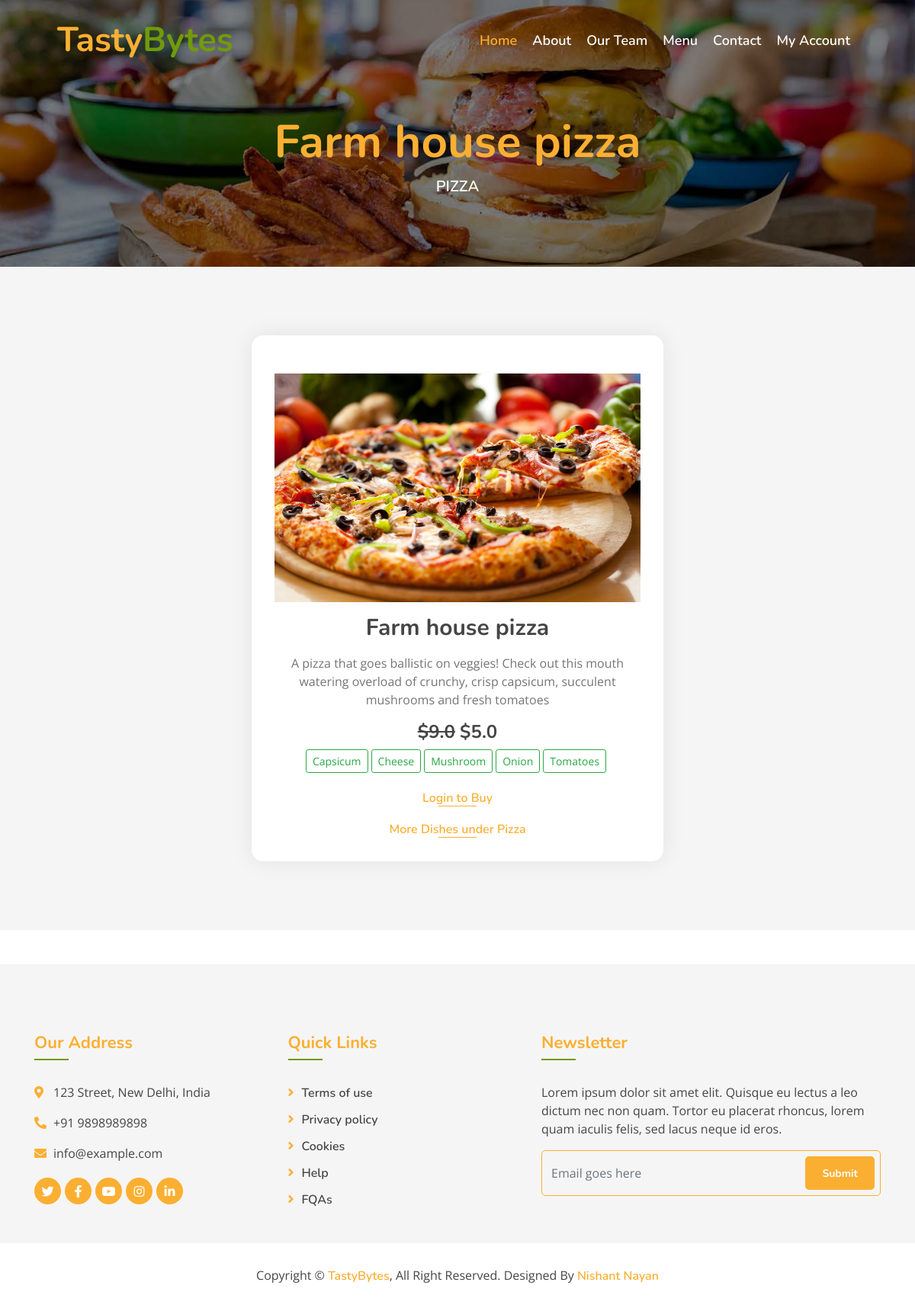
The page /dish/1/ on the database as committed earlier.
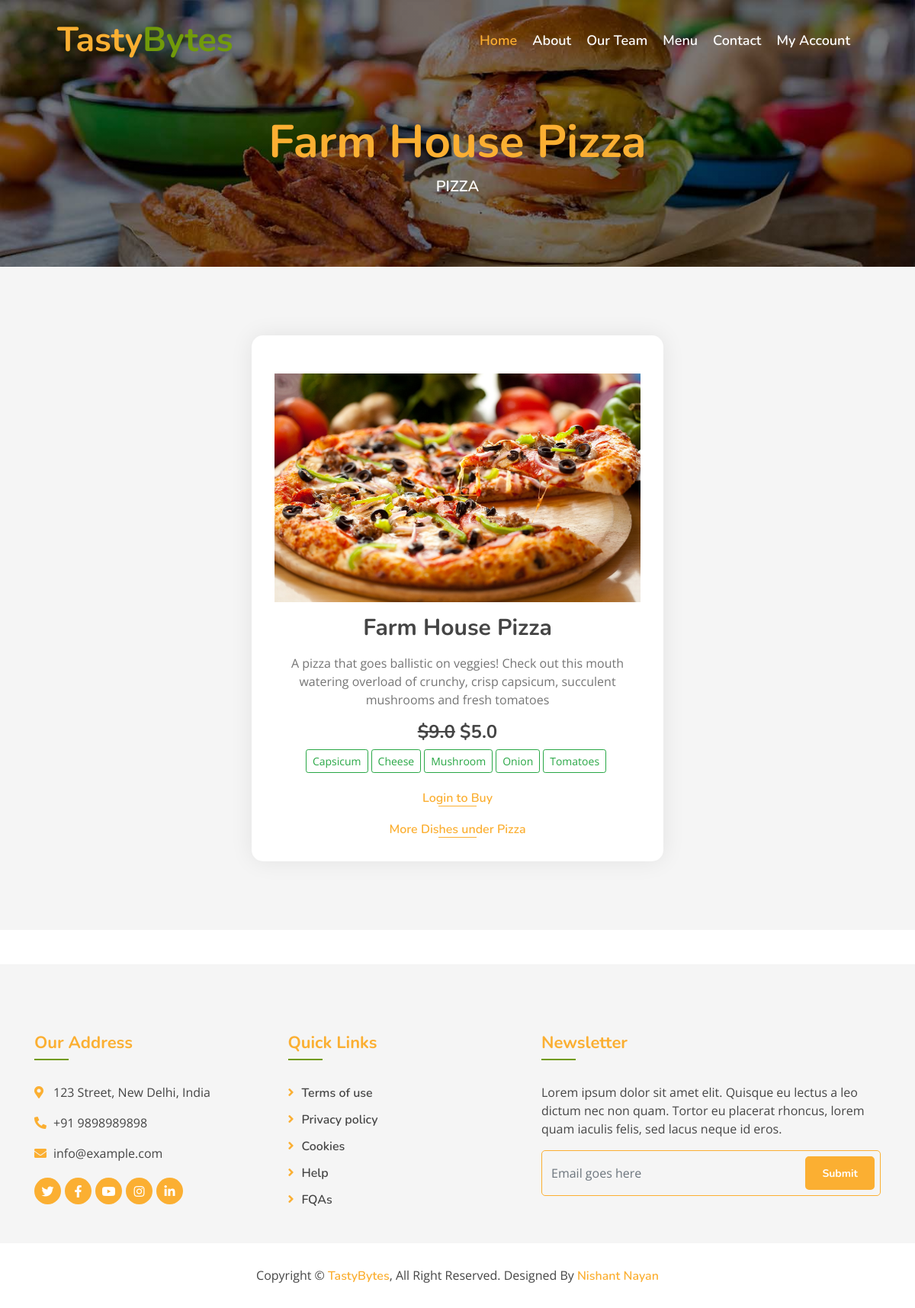
The same page on the database as committed later.
### products/models.py (models this page shows, shortened)
class Dish(models.Model):
    name = models.CharField(max_length=200, unique=True)
    image = models.ImageField(upload_to='dishes/%Y/%m/%d')
    ingredients = models.TextField()
    details = models.TextField(blank=True)
    category = models.ForeignKey(Category, on_delete=models.CASCADE)
    price = models.FloatField()
    discounted_price = models.FloatField(blank=True)
    is_available = models.BooleanField(default=True)
    added_on = models.DateTimeField(auto_now_add=True)
    updated_on = models.DateTimeField(auto_now=True)
    class Meta:
        verbose_name_plural ="Dish Table"

class Category(models.Model):
    name = models.CharField(max_length=100, unique=True)
    image = models.ImageField(upload_to="categories/%Y/%m/%d")
    icon = models.CharField(max_length=50, blank=True)
    description = models.TextField()
    added_on = models.DateTimeField(auto_now_add=True)
    updated_on = models.DateTimeField(auto_now=True)

### products/views.py (the view, shortened to what this page needs)
# urls.py: path('dish/<int:id>/', views.single_dish, name='dish'),
def single_dish(request, id):
    context={}
    dish = get_object_or_404(Dish, id=id)
    context.update({'dish':dish})
    return render(request,'dish.html', context)

### template/dish.html (shortened to what this page needs)
{% extends "base.html" %}
{% block content %}
<div class="page-header mb-0">
    <div class="container">
        <div class="row">
            <div class="col-12">
                <h2>{{dish.name}}</h2>
            </div>
            <div class="col-12">
                <a href="/dishes/?q={{dish.category.id}}">{{dish.category.name}}</a>
            </div>
        </div>
    </div>
</div>
<div class="food mt-0">
    <div class="container">
        <div class="row align-items-center">
            <div class="col-md-6 mx-auto">
                <div class="food-item">
                    <a href="/media/{{dish.image}}" target="_blank"><img src="/media/{{dish.image}}" style="height: 300px;width: 100%;"></a>
                    <h2 class="my-3">{{dish.name}}</h2>
                    <p>
                        {{dish.details}}
                    </p>
                    <h4 class="menu-text" style="font-weight: normal;">
                        {% if dish.price != dish.discounted_price %}
                            <strong><del>&dollar;{{dish.price}}</del></strong>
                        {% endif %}
                            <strong>&dollar;{{dish.discounted_price}}</strong>
                    </h4>
                    <p>
                    </p>
                    {% if dish.is_available %}
                        {% if user.is_superuser or user.is_staff %}
                        {% elif user.is_active %}
                            {{form.render}}
                        {% else %}
                            <p><a href="{% url 'login' %}">Login to Buy</a> </p>
                        {% endif %}
                    {% else %}
                        <p class="text-danger">Not Available for delivery!</p>
                    {% endif %}
                    <a href="/dishes/?q={{dish.category.id}}">More Dishes under {{dish.category.name}}</a>
                </div>
            </div>
        </div>
    </div>
</div>
{% endblock %}

Rows that differ between the two databases and show on the page:
changed Dish "PIZZA": name "Farm house pizza" → "Farm House Pizza"
